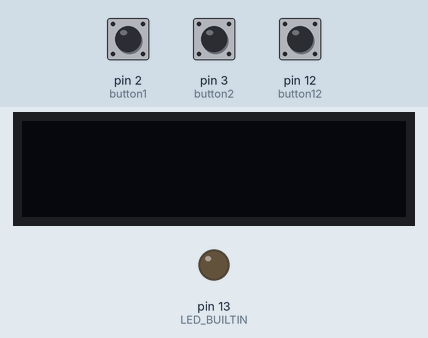
Simulated run of this sketch. Board: Arduino Nano, built with avr-gcc and run on an emulated ATmega328P. On the bench: 32×128 one-colour display, output pins drawn as LEDs (lit = HIGH). The test bench sets the inputs (shaded band); at power-on: pin 2 (button1) HIGH, pin 3 (button2) HIGH, pin 12 (button12) HIGH. The display library's start-up logo is not drawn.

Above: at 2.7 s.
2.8 s: pin 2 (button1) pulled LOW for 0.15 s
At 4.0 s:
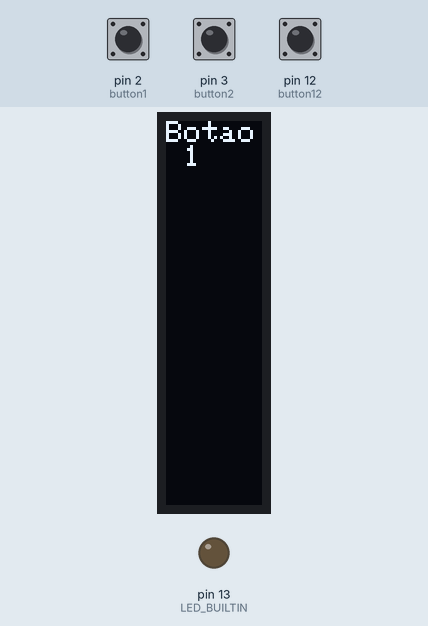
4.4 s: pin 3 (button2) pulled LOW for 0.15 s
At 5.4 s:
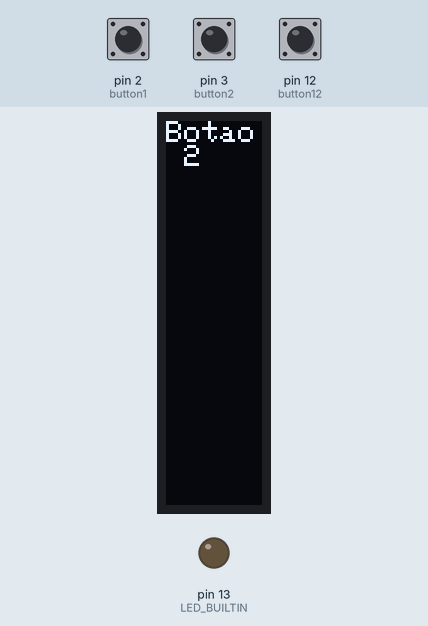
6.0 s: pin 12 (button12) pulled LOW for 0.15 s
At 6.7 s:
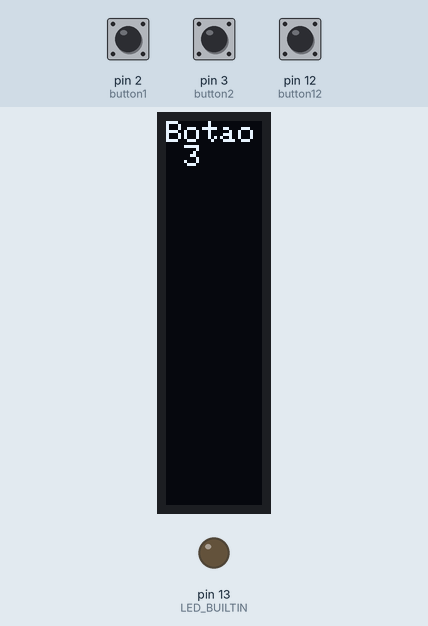
Timing chart, 0 to 9.0 s (numbered marks = the images above; inputs shaded):
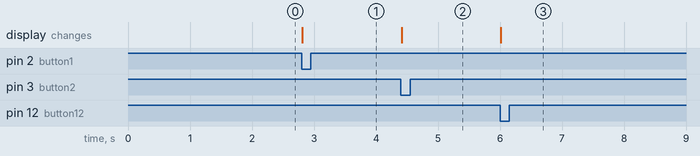

The sketch:

BareMinimum_Console.ino
```cpp
/*
 * Bare minimum prototype for the arduino game console I am building.
 *
 * Components:
 * - Arduino nano
 * - OLED Screen 128x32 with 4 connector pins (GND, VCC, SCL, SDA)
 * - 3 push buttons
 *
*/

#include <SPI.h>
#include <Wire.h>
#include <Adafruit_GFX.h>
#include <Adafruit_SSD1306.h>

#define SCREEN_WIDTH 128 // OLED display width, in pixels
#define SCREEN_HEIGHT 32 // OLED display height, in pixels

// Declaration for an SSD1306 display connected to I2C (SDA, SCL pins)
#define OLED_RESET     -1 // Reset pin # (or -1 if sharing Arduino reset pin)
Adafruit_SSD1306 display(SCREEN_WIDTH, SCREEN_HEIGHT, &Wire, OLED_RESET);

// ref : https://learn.adafruit.com/adafruit-gfx-graphics-library/rotating-the-display
// ref : https://www.elithecomputerguy.com/2019/07/print-text-to-oled-screen-on-arduino/
// ref : https://randomnerdtutorials.com/guide-for-oled-display-with-arduino/

#define button1 2
#define button2 3
#define button12 12

boolean button1State;
boolean button2State;
boolean button12State;

void setup()
{
 pinMode(button1,INPUT_PULLUP);
 pinMode(button2,INPUT_PULLUP);
 pinMode(button12,INPUT_PULLUP);
 pinMode(LED_BUILTIN, OUTPUT);

 Serial.begin(115200);

  // SSD1306_SWITCHCAPVCC = generate display voltage from 3.3V internally
  if(!display.begin(SSD1306_SWITCHCAPVCC, 0x3C)) {
    Serial.println(F("SSD1306 allocation failed"));
    for(;;); // Don't proceed, loop forever
  }

  // Show initial display buffer contents on the screen --
  // the library initializes this with an Adafruit splash screen.
  display.display();
  delay(1500); // Pause for 1.5 seconds

  // Clear the buffer
  display.clearDisplay();

  // rotate 270 degrees
  display.setRotation(3);
}
void loop()
{
 // Clear the buffer
  display.clearDisplay();

  display.setTextSize(0.5);
  display.setTextColor(WHITE);
  display.setCursor(0, 0);


 button1State = digitalRead(button1);
 button2State = digitalRead(button2);
 button12State = digitalRead(button12);

 if (button1State == 1)
   digitalWrite(LED_BUILTIN, LOW);
 else {
   display.println("Botao 1");
   display.display();
   delay(1);
  }

 if (button2State == 1)
   digitalWrite(LED_BUILTIN, LOW);
 else {
  display.println("Botao 2");
  display.display();
  delay(1);
  }

 if (button12State == 1)
   digitalWrite(LED_BUILTIN, LOW);
 else {
    display.println("Botao 3");
    display.display();
    delay(1);
  }
}
```

Measured:
- after the input at 2.8 s, the display: changes at once (image 1)
- after the input at 4.4 s, the display: changes at once (image 2)
- after the input at 6.0 s, the display: changes at once (image 3)
